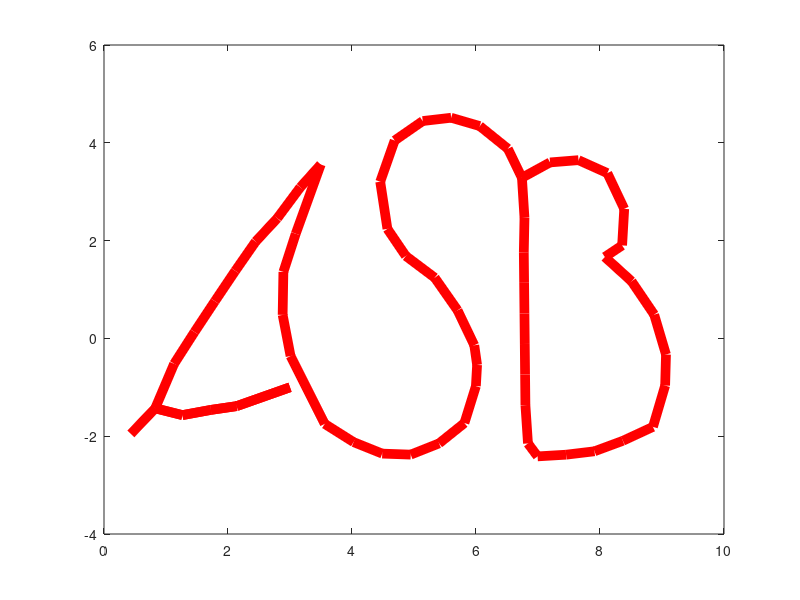

Reproduce this figure in MATLAB.
%% script_4
%
%   This script produces the ASB logo
%

%read in data
% data = csvread('data/ASB.csv');
%plot data
% plot(data(:,1), data(:,2), 'k-', 'LineWidth',7);

%% SOLUTION: Breakout 1

%read in data
data = csvread('data/ASB.csv');
%plot data
plot(data(:,1), data(:,2), 'r-', 'LineWidth',7); % change to red per reviewer comments
